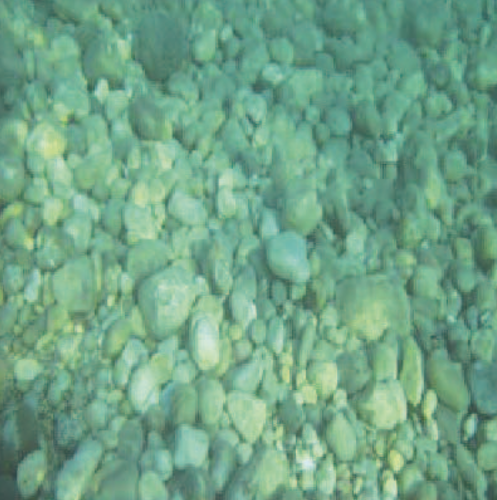
#> input picture PaperImages/UW2.PNG, 497 x 500 px
$ python gridSearch.py   (older library calls are emulated)
#> lines starting #> are read from the running program, lines starting #| are printed output that depends on the picture
import cv2
import numpy as np
import matplotlib.pyplot as plt
from matplotlib import pyplot as plt
# %matplotlib inline
from tqdm import tqdm_notebook as tqdm
import time
from scipy.optimize import differential_evolution
from skimage.measure import compare_ssim as ssim
import copy

global itera
itera = 0

global histFigNum
histFigNum = 1

# [8 lines left out: function pixelVal, not called in this run]

def mse(x, y):
    return np.linalg.norm(x - y)

#def objectiveFunction(wfull, cumulImageProbDensity,OriginalProbDensity):
# [104 lines left out: functions objectiveFunction, contrastStretching, not called in this run]

#def sharpenImage()

def EnhanceTheImage(GivenImage,tempMutation,tempRecombination):
	#BestWforEachChannel = np.zeros(3)
	cumulImageProbDensity1 = []
	probDensity1 = []
	for i in range(0,GivenImage.shape[-1]):
		image = GivenImage[:,:,i]
		TotalNumberOfPixelsInImage = (image.shape[0])*(image.shape[1])
		NumberofPixelsPerIntensity = np.zeros(256)
		for j in range(0,256):
			NumberofPixelsPerIntensity[j] = np.sum(image==j)
		probDensity = NumberofPixelsPerIntensity/TotalNumberOfPixelsInImage
		probDensity1.append(probDensity)
		cumulImageProbDensity1.append(np.cumsum(probDensity))

	#if(0):
	#cumulImageProbDensity1 = 5
	lowerBound = 0.0
	upperBound = 0.45
	s1LowerBound = 0.0
	s1UpperBound = 127.0
	s2LowerBound = 128.0
	s2UpperBound = 255.0
	bounds1 = [(lowerBound,upperBound)]*3
	#bounds2 = [(s1LowerBound,s1UpperBound)]*3
	#bounds3 = [(s2LowerBound,s2UpperBound)]*3
	bounds = bounds1#+bounds2+bounds3
	print('the bounds are ')
	print(bounds)
	print('starting the DEAlgo')
	#result = differential_evolution(objectiveFunction, bounds,args = (cumulImageProbDensity1,probDensity1),disp = True,strategy = 'best1bin',tol=1e-4,popsize=40,mutation=0.8,recombination = 0.7,maxiter = 200,workers = 5)
	result = differential_evolution(objectiveFunction, bounds,args = (GivenImage,cumulImageProbDensity1),disp = True,strategy = 'best1bin',tol=0.0001,popsize=40,mutation=tempMutation,recombination = tempRecombination,maxiter = 100,workers = 10,updating= 'immediate')
	BestWforEachChannel = result.x

	#print('BestWforEachChannel')
	#print(BestWforEachChannel)

	EnhancedImage = np.zeros(GivenImage.shape)
	for i in range(0,GivenImage.shape[-1]):
		EnhancedImage[:,:,i] = contrastStretching(GivenImage[:,:,i],BestWforEachChannel[i],0,255)
		# [4 lines of commented-out code are left out]
	return np.clip(EnhancedImage,0,255)

# [26 lines left out: function objFunctionValue, not called in this run]

#mutation = np.range(0,10)
#recombination = np.range(0,10)
#GivenImage = cv2.imread("a18.jpg")
ObjValues = np.zeros((10,10))
tempImageName = "UW2"
#tempImageName = "a18"
#tempGivenImage = cv2.imread("PaperImages/"+tempImageName+".jpg")
tempGivenImage = cv2.imread("PaperImages/"+tempImageName+".PNG")
#> tempGivenImage is the input picture: shape (500, 497, 3); mean B, G, R 135.7, 164.6, 113
tempGivenImage = cv2.cvtColor(tempGivenImage, cv2.COLOR_BGR2RGB)
tempGivenImage = tempGivenImage.astype(np.float64)
tempGivenImage = tempGivenImage[0:200,0:200,0:3]
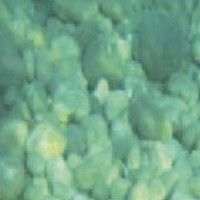
#> tempGivenImage: shape (200, 200, 3) float64; mean R, G, B 113.3, 167.2, 137.1
#tempGivenImage = tempGivenImage[200:500,200:500,0:3]
#ObjFuncValueForEachImage = np.zeros(10,10)
#ObjValues[0,0] = -1000
for i in range(1,10):
	ObjValues[0,i] = i/10
	ObjValues[i,0] = i/10
for i in range(1,10):
	for j in range(1,10):
		tempMutation = i/10
		tempRecombination = j/10
#> (the run stopped early here; a loop or call above may not have finished)

$ run again, with PaperImages/UW4.PNG copied over PaperImages/UW2.PNG
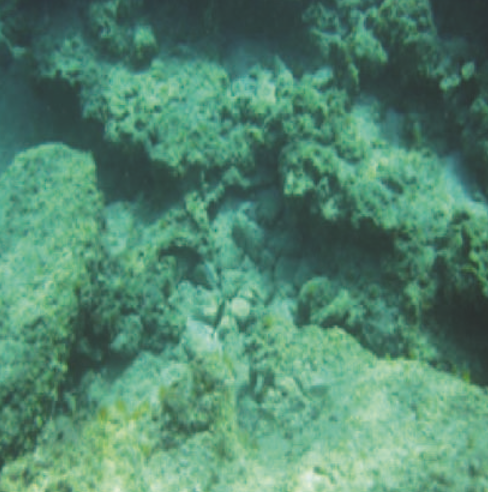
#> input picture PaperImages/UW4.PNG, 488 x 492 px
#> tempGivenImage is the input picture: shape (492, 488, 3); mean B, G, R 111.6, 135.8, 83.7
#> `tempGivenImage = tempGivenImage[0:200,0:200,0:3]`:
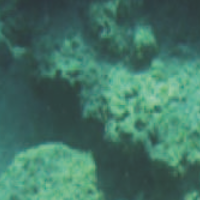
#> tempGivenImage: shape (200, 200, 3) float64; mean R, G, B 66.4, 115.7, 100.2
